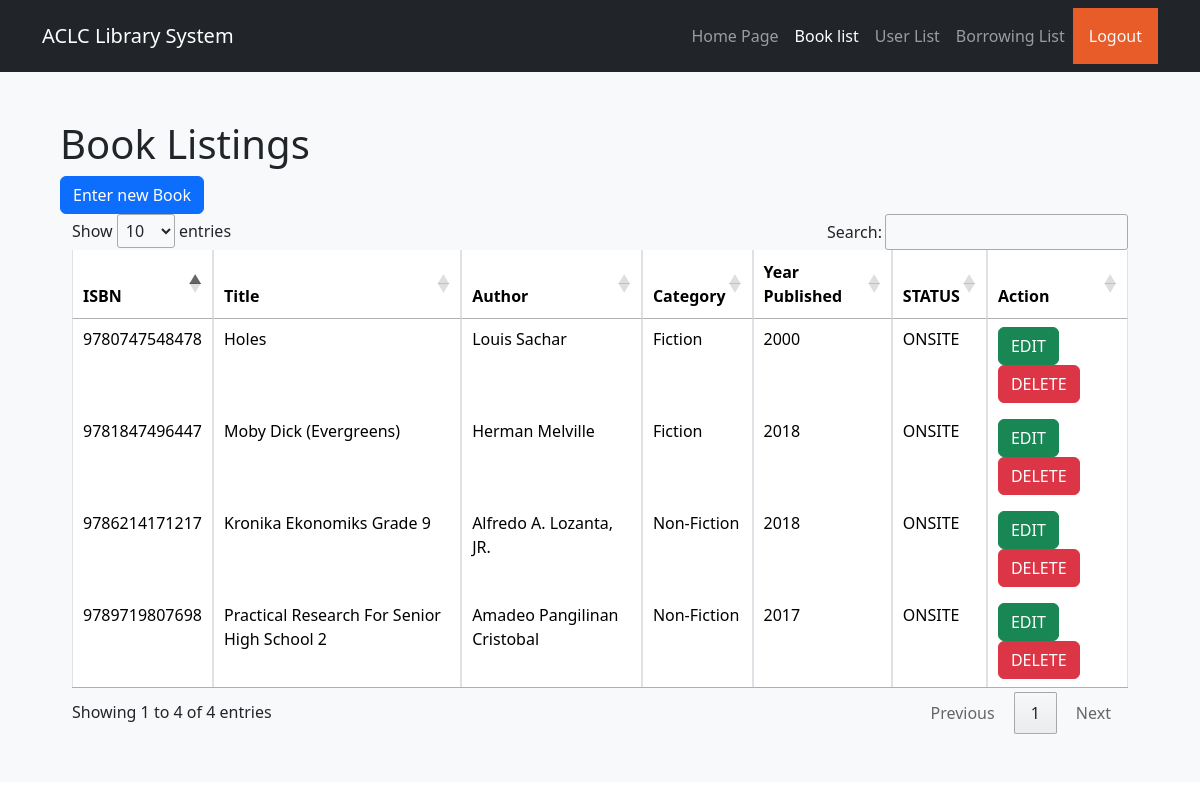
Screenshot of /booklisting.php (signed in) with the database file from the repository.
### tables this page shows
CREATE TABLE `booklist` (
  `isbn` varchar(255) NOT NULL,
  `bookname` varchar(255) NOT NULL,
  `author` varchar(255) NOT NULL,
  `category` varchar(255) NOT NULL,
  `yearpublished` int(255) NOT NULL,
  `status` varchar(255) NOT NULL
);

### booklisting.php (the view, shortened to what this page needs)
<!DOCTYPE html>
<html lang="en">
<head>
  <link href="https://cdn.jsdelivr.net/npm/bootstrap@5.3.3/dist/css/bootstrap.min.css" rel="stylesheet">
  <link rel="stylesheet" href="https://cdn.datatables.net/1.13.5/css/jquery.dataTables.min.css" />
</head>
<body>
  <nav class="navbar navbar-expand-lg bg-dark navbar-dark">
    <div class="container">
      <a href="mainpage.php" class="navbar-brand">ACLC Library System</a>
      <div class="collapse navbar-collapse" id="navbar">
        <ul class="navbar-nav ms-auto">
          <li class="nav-item">
            <a href="mainpage.php" class="nav-link">Home Page</a>
          </li>
          <li class="nav-item">
            <a href="#" class="nav-link active">Book list</a>
          </li>
          <li class="nav-item">
            <a href="userlist.php" class="nav-link">User List</a>
          </li>
          <li class="nav-item">
            <a href="#" class="nav-link">Borrowing List</a>
          </li>
        </ul>
        <a class="nav-item mr-3 nav-link p-3 text-light" href="backend/userlogout.php" style="background-color: #e85c29">Logout</a>
  </nav>
  <section class="bg-light text-dark p-5 text-left">
    <div class="container">
      <div class="d-flex">
        <div>
          <h1>Book Listings</h1>
          <div>
            <button type="button" class="btn btn-primary float-right" data-bs-toggle="modal" data-bs-target="#insertmodal">Enter new Book</button>
          </div>
          <div class="column">
            <div class="container">
              <table id="myTable" class="table table-bordered">
                <thead class="thead-dark">
                  <tr>
                    <th scope="col">ISBN</th>
                    <th scope="col">Title</th>
                    <th scope="col">Author</th>
                    <th scope="col">Category</th>
                    <th scope="col">Year Published</th>
                    <th scope="col">STATUS</th>
                    <th scope="col">Action</th>
                  </tr>
                </thead>
                <tbody>
                  <?php
                  require('backend/database.php');
                  $query = "SELECT * FROM booklist";
                  $run_query = mysqli_query($conn, $query);
                  if (mysqli_num_rows($run_query) > 0) {
                    foreach ($run_query as $row) {
                  ?>
                      <tr>
                        <td><?= $row['isbn'] ?></td>
                        <td><?= $row['bookname'] ?></td>
                        <td><?= $row['author'] ?></td>
                        <td><?= $row['category'] ?></td>
                        <td><?= $row['yearpublished'] ?></td>
                        <td><?= $row['status'] ?></td>
                        <td>
                          <button type="button" class="btn btn-success editbtn">EDIT</button>
                          <button type="button" class="btn btn-danger deletebtn">DELETE</button>
                        </td>
                      </tr>
                  <?php
                    }
                  }
                  ?>
                </tbody>
              </table>
            </div>
          </div>
        </div>
      </div>
    </div>
  </section>
</body>
</html>

### rows the page displays
booklist: isbn "9780747548478", bookname "Holes", author "Louis Sachar", category "Fiction", yearpublished "2000", status "ONSITE"
booklist: isbn "9781847496447", bookname "Moby Dick (Evergreens)", author "Herman Melville", category "Fiction", yearpublished "2018", status "ONSITE"
booklist: isbn "9786214171217", bookname "Kronika Ekonomiks Grade 9", author "Alfredo A. Lozanta, JR.", category "Non-Fiction", yearpublished "2018", status "ONSITE"
booklist: isbn "9789719807698", bookname "Practical Research For Senior High School 2", author "Amadeo Pangilinan Cristobal", category "Non-Fiction", yearpublished "2017", status "ONSITE"
